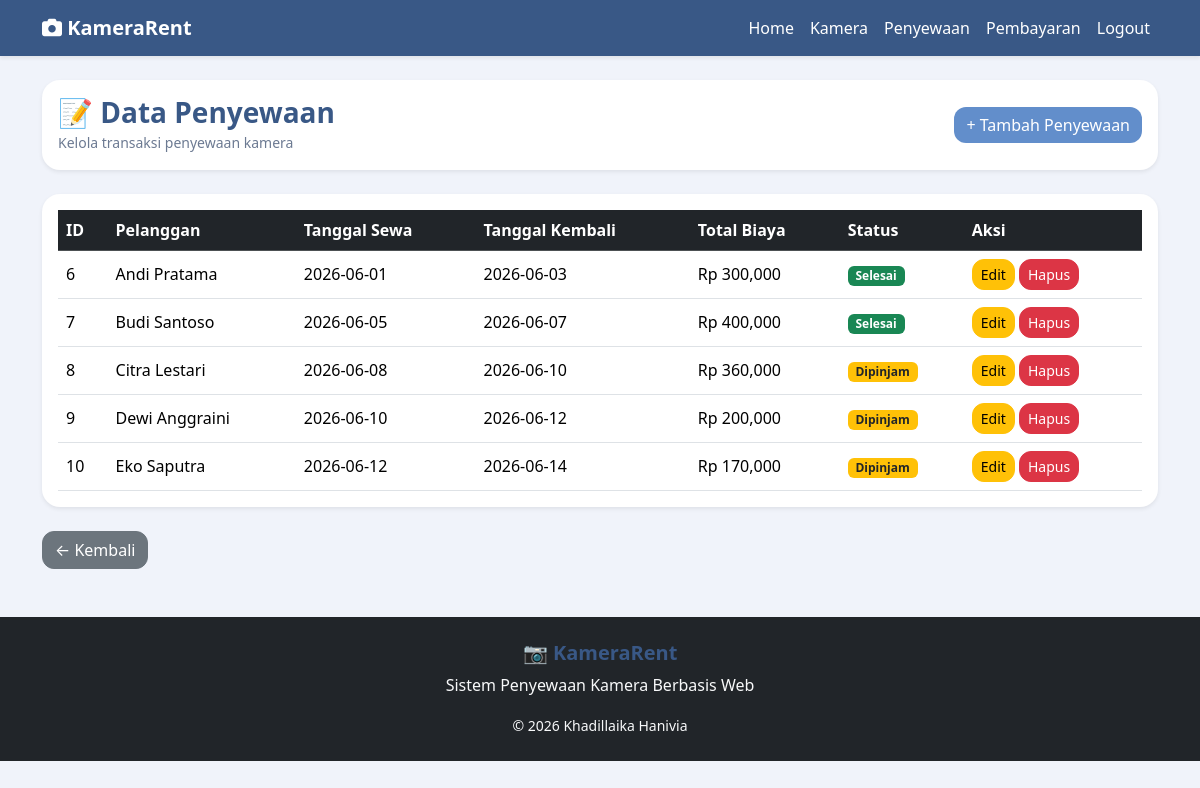
/pages/penyewaan.php (signed in), run on the app's committed database.
### tables this page shows
CREATE TABLE `penyewaan` (
  `id_sewa` int NOT NULL,
  `id_pelanggan` int NOT NULL,
  `tanggal_sewa` date NOT NULL,
  `tanggal_kembali` date NOT NULL,
  `total_biaya` decimal(10,2) DEFAULT NULL,
  `status` varchar(20) DEFAULT 'Dipinjam'
);

CREATE TABLE `pelanggan` (
  `id_pelanggan` int NOT NULL,
  `nama` varchar(100) NOT NULL,
  `alamat` varchar(255) DEFAULT NULL,
  `no_hp` varchar(15) DEFAULT NULL,
  `email` varchar(100) DEFAULT NULL
);

### pages/penyewaan.php (the view, shortened to what this page needs)
<?php
include "../includes/header.php";
$data = mysqli_query($conn,"
SELECT s.*, p.nama
FROM penyewaan s
JOIN pelanggan p
ON s.id_pelanggan = p.id_pelanggan
");
?>
<div class="card shadow-sm mb-4">
<div class="card-body">
    <div class="d-flex justify-content-between align-items-center">
        <div>
            <h3 class="mb-0">📝 Data Penyewaan</h3>
            <small class="text-muted">
                Kelola transaksi penyewaan kamera
            </small>
        </div>
        <a href="penyewaan_tambah.php"
           class="btn btn-primary">
           + Tambah Penyewaan
        </a>
    </div>
</div>
</div>
<div class="card shadow-sm">
<div class="card-body">
    <div class="table-responsive">
        <table class="table table-hover align-middle">
            <thead class="table-dark">
                <tr>
                    <th>ID</th>
                    <th>Pelanggan</th>
                    <th>Tanggal Sewa</th>
                    <th>Tanggal Kembali</th>
                    <th>Total Biaya</th>
                    <th>Status</th>
                    <th>Aksi</th>
                </tr>
            </thead>
            <tbody>
            <?php while($row = mysqli_fetch_assoc($data)){ ?>
            <tr>
                <td><?= $row['id_sewa']; ?></td>
                <td><?= $row['nama']; ?></td>
                <td><?= $row['tanggal_sewa']; ?></td>
                <td><?= $row['tanggal_kembali']; ?></td>
                <td>
                    Rp <?= number_format($row['total_biaya']); ?>
                </td>
                <td>
                    <?php if($row['status'] == 'Dipinjam'){ ?>
                        <span class="badge bg-warning text-dark">
                            Dipinjam
                        </span>
                    <?php } else { ?>
                        <span class="badge bg-success">
                            Selesai
                        </span>
                    <?php } ?>
                </td>
                <td class="text-nowrap">
                    <a
                        href="penyewaan_edit.php?id=<?= $row['id_sewa']; ?>"
                        class="btn btn-warning btn-sm">
                        Edit
                    </a>
                    <a
                        href="penyewaan_hapus.php?id=<?= $row['id_sewa']; ?>"
                        class="btn btn-danger btn-sm"
                        onclick="return confirm('Yakin hapus data?')">
                        Hapus
                    </a>
                </td>
            </tr>
            <?php } ?>
            </tbody>
        </table>
    </div>
</div>
</div>
<div class="mt-4">
    <a href="../index.php"
       class="btn btn-secondary">
       ← Kembali
    </a>
</div>
<?php include "../includes/footer.php"; ?>

### assets/css/style.css (style rules this page uses)
body { background:#F0F3FA; }
.card { border:none; border-radius:18px; box-shadow:0 4px 12px rgba(57,88,134,0.12); transition:0.3s; }
.btn-primary { background:#628ECB; border:none; }
h2, h3, h5 { color:#395886; font-weight:600; }
.text-muted { color:#6c7a92 !important; }
.table { margin-bottom:0; }
.table thead { background:#D5DEEF; color:#395886; }
.btn { border-radius:12px; }

### data on the page
penyewaan: id_sewa "6", id_pelanggan.nama "Andi Pratama", tanggal_sewa "2026-06-01", tanggal_kembali "2026-06-03", total_biaya "300,000", status "Selesai"
penyewaan: id_sewa "7", id_pelanggan.nama "Budi Santoso", tanggal_sewa "2026-06-05", tanggal_kembali "2026-06-07", total_biaya "400,000", status "Selesai"
penyewaan: id_sewa "8", id_pelanggan.nama "Citra Lestari", tanggal_sewa "2026-06-08", tanggal_kembali "2026-06-10", total_biaya "360,000", status "Dipinjam"
penyewaan: id_sewa "9", id_pelanggan.nama "Dewi Anggraini", tanggal_sewa "2026-06-10", tanggal_kembali "2026-06-12", total_biaya "200,000", status "Dipinjam"
penyewaan: id_sewa "10", id_pelanggan.nama "Eko Saputra", tanggal_sewa "2026-06-12", tanggal_kembali "2026-06-14", total_biaya "170,000", status "Dipinjam"
